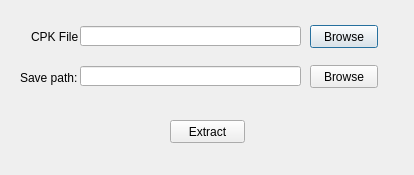
<?xml version="1.0" encoding="UTF-8"?>
<ui version="4.0">
 <class>CpkDialog</class>
 <widget class="QDialog" name="CpkDialog">
  <property name="geometry">
   <rect>
    <x>0</x>
    <y>0</y>
    <width>414</width>
    <height>175</height>
   </rect>
  </property>
  <property name="windowTitle">
   <string>YACE</string>
  </property>
  <widget class="QLabel" name="label">
   <property name="geometry">
    <rect>
     <x>31</x>
     <y>30</y>
     <width>47</width>
     <height>13</height>
    </rect>
   </property>
   <property name="text">
    <string>CPK File:</string>
   </property>
  </widget>
  <widget class="QLabel" name="label_2">
   <property name="geometry">
    <rect>
     <x>20</x>
     <y>70</y>
     <width>61</width>
     <height>16</height>
    </rect>
   </property>
   <property name="text">
    <string>Save path:</string>
   </property>
  </widget>
  <widget class="QLineEdit" name="cpkInputEdit">
   <property name="geometry">
    <rect>
     <x>80</x>
     <y>26</y>
     <width>221</width>
     <height>20</height>
    </rect>
   </property>
  </widget>
  <widget class="QLineEdit" name="extractDirEdit">
   <property name="geometry">
    <rect>
     <x>80</x>
     <y>66</y>
     <width>221</width>
     <height>20</height>
    </rect>
   </property>
  </widget>
  <widget class="QPushButton" name="cpkInputButton">
   <property name="geometry">
    <rect>
     <x>310</x>
     <y>25</y>
     <width>68</width>
     <height>23</height>
    </rect>
   </property>
   <property name="text">
    <string>Browse</string>
   </property>
  </widget>
  <widget class="QPushButton" name="extractDirButton">
   <property name="geometry">
    <rect>
     <x>310</x>
     <y>65</y>
     <width>68</width>
     <height>23</height>
    </rect>
   </property>
   <property name="text">
    <string>Browse</string>
   </property>
  </widget>
  <widget class="QPushButton" name="extractButton">
   <property name="geometry">
    <rect>
     <x>170</x>
     <y>120</y>
     <width>75</width>
     <height>23</height>
    </rect>
   </property>
   <property name="text">
    <string>Extract</string>
   </property>
  </widget>
 </widget>
 <layoutdefault spacing="6" margin="11"/>
 <resources/>
 <connections/>
</ui>
